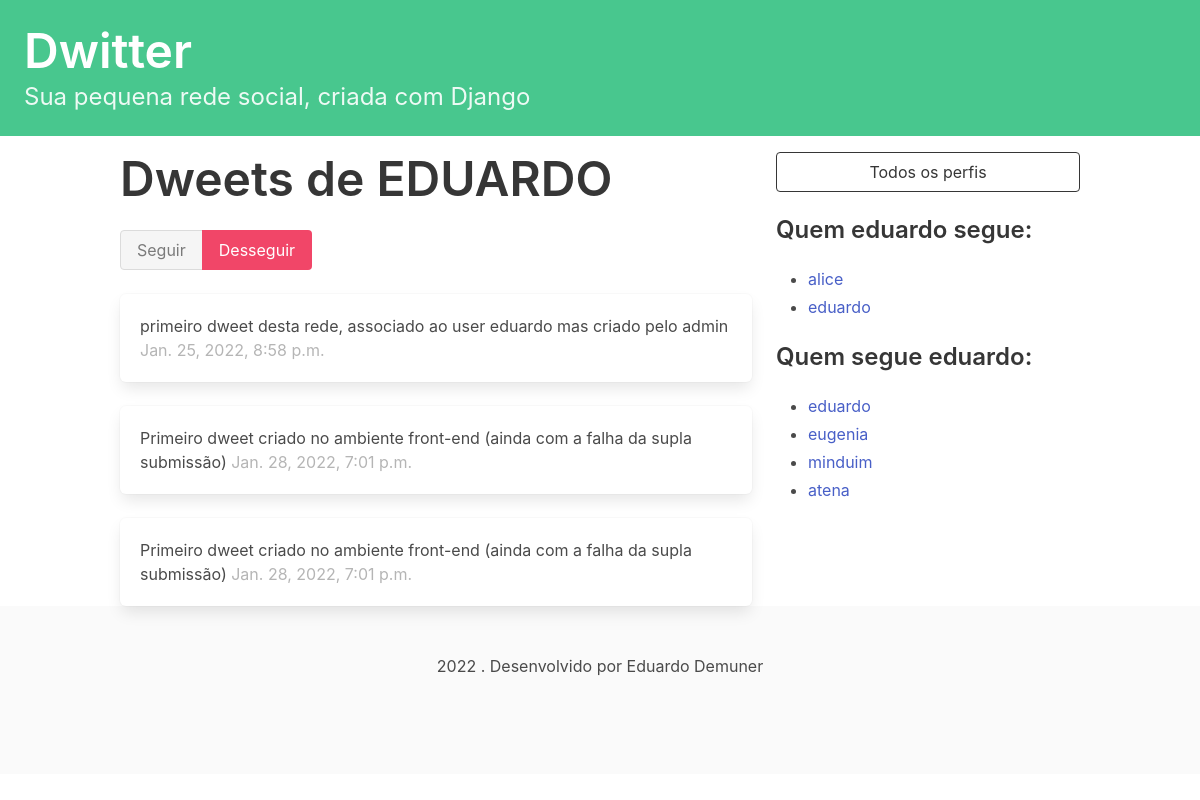
The app's page /profile/5 (signed in), older data.
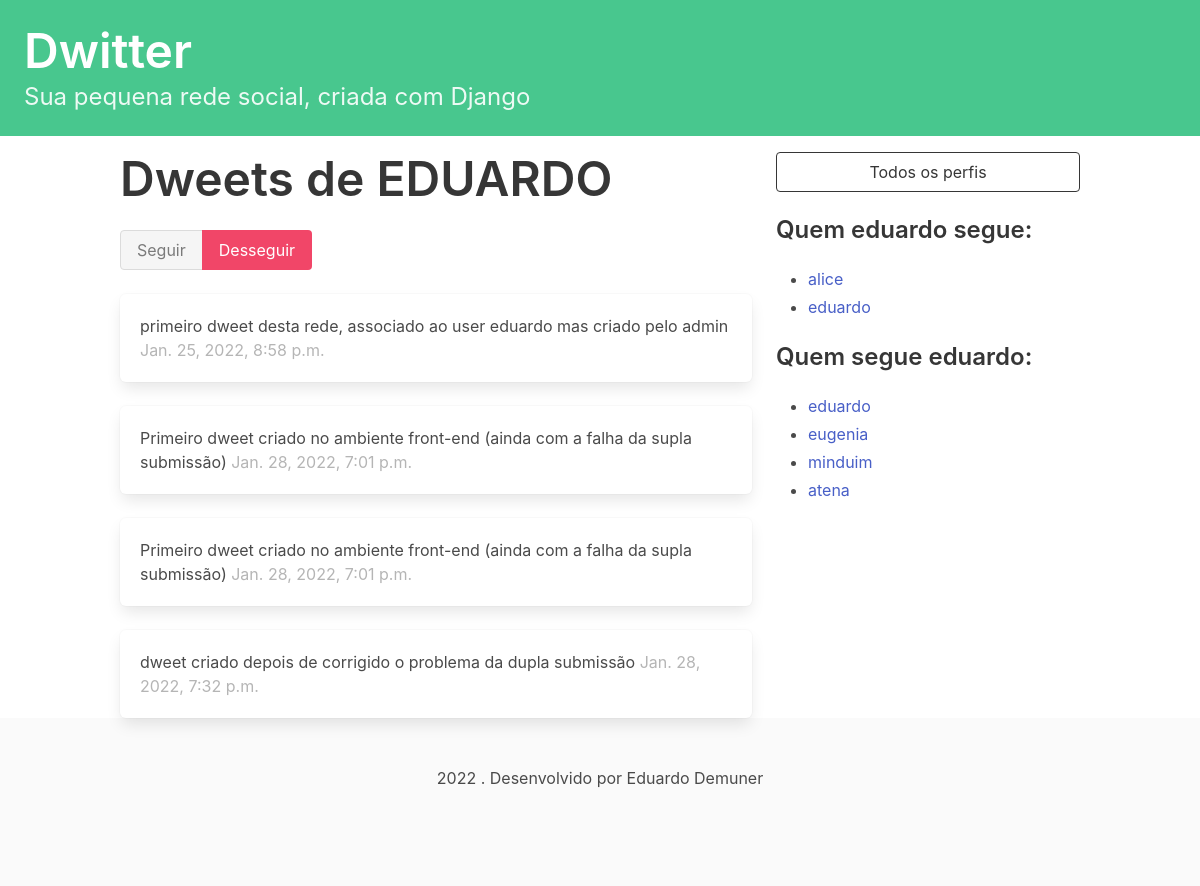
The same page, newer data.
### dwitter/models.py (models this page shows, shortened)
class Dweet(models.Model):
    user = models.ForeignKey(
        User, related_name="dweets", on_delete=models.DO_NOTHING
    )
    body = models.CharField(max_length=140)
    created_at = models.DateTimeField(auto_now_add=True)

class Profile(models.Model):
    user = models.OneToOneField(User, on_delete=models.CASCADE)
    follows = models.ManyToManyField(
        "self",
        related_name="followed_by",
        symmetrical=False,
        blank=True
    )
    def __str__(self):
        return self.user.username

### dwitter/views.py (the view, shortened to what this page needs)
# urls.py: path("profile/<int:pk>", profile, name="profile"),
@login_required(login_url='/login/')
def profile(request, pk):
    profile = Profile.objects.get(pk=pk)
    return render(request, "dwitter/profile.html", {"profile": profile})

### dwitter/templates/dwitter/profile.html (shortened to what this page needs)
{% extends 'base.html' %}
{% block content %}
<div class="columns">
    <div class="column">
        <div class="block">
            <h1 class="title is-1">
                Dweets de {{ profile.user.username|upper }}
            </h1>
            <form method="post">
                <div class="buttons has-addons">
                    {% if profile in user.profile.follows.all %}
                        <button class="button is-success is-static">Seguir</button>
                        <button class="button is-danger"
                        name="follow" value="unfollow">Desseguir</button>
                    {% else %}
                        <button class="button is-success"
                        name="follow" value="follow">Seguir</button>
                        <button class="button is-danger is-static">Desseguir</button>
                    {% endif %}
                </div>
            </form>
        </div>
        <div class="content">
    {% for dweet in profile.user.dweets.all %}
        <div class="box">
            {{ dweet.body }}
            <span class="is-small has-text-grey-light">
                {{ dweet.created_at }}
            </span>
        </div>
    {% endfor %}
</div>
    </div>
    <div class="column is-one-third">
        <div class=block>
            <a href="{% url 'dwitter:profile_list' %}">
                <button class="button is-dark is-outlined is-fullwidth">
                    Todos os perfis
                </button>
            </a>
        </div>
        <div class="block">
            <h3 class="title is-4">
                Quem {{ profile.user.username }} segue:
            </h3>
            <div class="content">
                <ul>
                    {% for following in profile.follows.all %}
                        <li>
                            <a href="{% url 'dwitter:profile' following.id %}">
                                {{ following }}
                            </a>
                        </li>
                    {% endfor %}
                </ul>
            </div>
        </div>
        <div class="block">
            <h3 class="title is-4">
                    Quem segue {{ profile.user.username }}:
            </h3>
            <div class="content">
                <ul>
                    {% for follower in profile.followed_by.all %}
                        <li>
                            <a href="{% url 'dwitter:profile' follower.id %}">
                                {{ follower }}
                            </a>
                        </li>
                    {% endfor %}
                </ul>
            </div>
        </div>
    </div>
</div>
{% endblock content %}

Row changes from the older to the newer data that the page shows:
added Dweet: body "dweet criado depois de corrigido o problema da dupla submissão", created_at "Jan. 28, 2022, 7:32 p.m."
